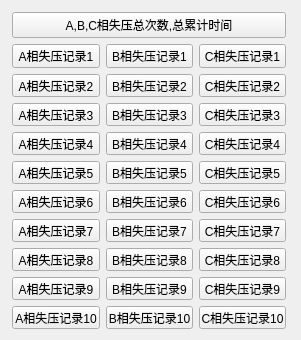
<?xml version="1.0" encoding="UTF-8"?>
<ui version="4.0">
 <class>Loss_pressure</class>
 <widget class="QWidget" name="Loss_pressure">
  <property name="geometry">
   <rect>
    <x>0</x>
    <y>0</y>
    <width>301</width>
    <height>340</height>
   </rect>
  </property>
  <property name="windowTitle">
   <string>Form</string>
  </property>
  <widget class="QWidget" name="">
   <property name="geometry">
    <rect>
     <x>12</x>
     <y>12</y>
     <width>274</width>
     <height>317</height>
    </rect>
   </property>
   <layout class="QVBoxLayout" name="verticalLayout">
    <item>
     <widget class="QPushButton" name="pushButton">
      <property name="text">
       <string>A,B,C相失压总次数,总累计时间</string>
      </property>
     </widget>
    </item>
    <item>
     <layout class="QGridLayout" name="gridLayout">
      <item row="0" column="0">
       <widget class="QPushButton" name="Loss_pressureA1">
        <property name="text">
         <string>A相失压记录1</string>
        </property>
       </widget>
      </item>
      <item row="0" column="1">
       <widget class="QPushButton" name="Loss_pressureB1">
        <property name="text">
         <string>B相失压记录1</string>
        </property>
       </widget>
      </item>
      <item row="0" column="2">
       <widget class="QPushButton" name="Loss_pressureC1">
        <property name="text">
         <string>C相失压记录1</string>
        </property>
       </widget>
      </item>
      <item row="1" column="0">
       <widget class="QPushButton" name="Loss_pressureA2">
        <property name="text">
         <string>A相失压记录2</string>
        </property>
       </widget>
      </item>
      <item row="1" column="1">
       <widget class="QPushButton" name="Loss_pressureB2">
        <property name="text">
         <string>B相失压记录2</string>
        </property>
       </widget>
      </item>
      <item row="1" column="2">
       <widget class="QPushButton" name="Loss_pressureC2">
        <property name="text">
         <string>C相失压记录2</string>
        </property>
       </widget>
      </item>
      <item row="2" column="0">
       <widget class="QPushButton" name="Loss_pressureA3">
        <property name="text">
         <string>A相失压记录3</string>
        </property>
       </widget>
      </item>
      <item row="2" column="1">
       <widget class="QPushButton" name="Loss_pressureB3">
        <property name="text">
         <string>B相失压记录3</string>
        </property>
       </widget>
      </item>
      <item row="2" column="2">
       <widget class="QPushButton" name="Loss_pressureC3">
        <property name="text">
         <string>C相失压记录3</string>
        </property>
       </widget>
      </item>
      <item row="3" column="0">
       <widget class="QPushButton" name="Loss_pressureA4">
        <property name="text">
         <string>A相失压记录4</string>
        </property>
       </widget>
      </item>
      <item row="3" column="1">
       <widget class="QPushButton" name="Loss_pressureB4">
        <property name="text">
         <string>B相失压记录4</string>
        </property>
       </widget>
      </item>
      <item row="3" column="2">
       <widget class="QPushButton" name="Loss_pressureC4">
        <property name="text">
         <string>C相失压记录4</string>
        </property>
       </widget>
      </item>
      <item row="4" column="0">
       <widget class="QPushButton" name="Loss_pressureA5">
        <property name="text">
         <string>A相失压记录5</string>
        </property>
       </widget>
      </item>
      <item row="4" column="1">
       <widget class="QPushButton" name="Loss_pressureB5">
        <property name="text">
         <string>B相失压记录5</string>
        </property>
       </widget>
      </item>
      <item row="4" column="2">
       <widget class="QPushButton" name="Loss_pressureC5">
        <property name="text">
         <string>C相失压记录5</string>
        </property>
       </widget>
      </item>
      <item row="5" column="0">
       <widget class="QPushButton" name="Loss_pressureA6">
        <property name="text">
         <string>A相失压记录6</string>
        </property>
       </widget>
      </item>
      <item row="5" column="1">
       <widget class="QPushButton" name="Loss_pressureB6">
        <property name="text">
         <string>B相失压记录6</string>
        </property>
       </widget>
      </item>
      <item row="5" column="2">
       <widget class="QPushButton" name="Loss_pressureC6">
        <property name="text">
         <string>C相失压记录6</string>
        </property>
       </widget>
      </item>
      <item row="6" column="0">
       <widget class="QPushButton" name="Loss_pressureA7">
        <property name="text">
         <string>A相失压记录7</string>
        </property>
       </widget>
      </item>
      <item row="6" column="1">
       <widget class="QPushButton" name="Loss_pressureB7">
        <property name="text">
         <string>B相失压记录7</string>
        </property>
       </widget>
      </item>
      <item row="6" column="2">
       <widget class="QPushButton" name="Loss_pressureC7">
        <property name="text">
         <string>C相失压记录7</string>
        </property>
       </widget>
      </item>
      <item row="7" column="0">
       <widget class="QPushButton" name="Loss_pressureA8">
        <property name="text">
         <string>A相失压记录8</string>
        </property>
       </widget>
      </item>
      <item row="7" column="1">
       <widget class="QPushButton" name="Loss_pressureB8">
        <property name="text">
         <string>B相失压记录8</string>
        </property>
       </widget>
      </item>
      <item row="7" column="2">
       <widget class="QPushButton" name="Loss_pressureC8">
        <property name="text">
         <string>C相失压记录8</string>
        </property>
       </widget>
      </item>
      <item row="8" column="0">
       <widget class="QPushButton" name="Loss_pressureA9">
        <property name="text">
         <string>A相失压记录9</string>
        </property>
       </widget>
      </item>
      <item row="8" column="1">
       <widget class="QPushButton" name="Loss_pressureB9">
        <property name="text">
         <string>B相失压记录9</string>
        </property>
       </widget>
      </item>
      <item row="8" column="2">
       <widget class="QPushButton" name="Loss_pressureC9">
        <property name="text">
         <string>C相失压记录9</string>
        </property>
       </widget>
      </item>
      <item row="9" column="0">
       <widget class="QPushButton" name="Loss_pressureA10">
        <property name="text">
         <string>A相失压记录10</string>
        </property>
       </widget>
      </item>
      <item row="9" column="1">
       <widget class="QPushButton" name="Loss_pressureB10">
        <property name="text">
         <string>B相失压记录10</string>
        </property>
       </widget>
      </item>
      <item row="9" column="2">
       <widget class="QPushButton" name="Loss_pressureC10">
        <property name="text">
         <string>C相失压记录10</string>
        </property>
       </widget>
      </item>
     </layout>
    </item>
   </layout>
  </widget>
 </widget>
 <resources/>
 <connections/>
</ui>
